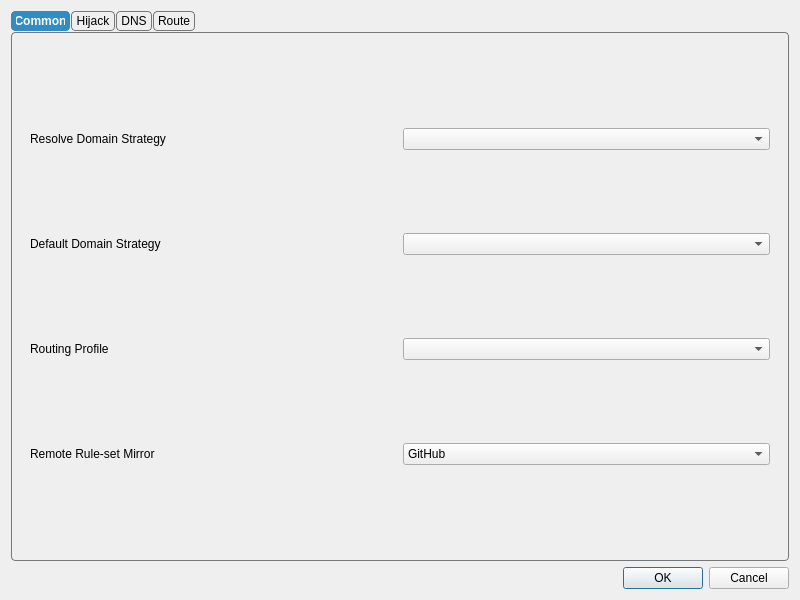
<?xml version="1.0" encoding="UTF-8"?>
<ui version="4.0">
 <class>DialogManageRoutes</class>
 <widget class="QDialog" name="DialogManageRoutes">
  <property name="geometry">
   <rect>
    <x>0</x>
    <y>0</y>
    <width>800</width>
    <height>600</height>
   </rect>
  </property>
  <property name="windowTitle">
   <string>Routes</string>
  </property>
  <layout class="QVBoxLayout" name="verticalLayout">
   <item>
    <widget class="QTabWidget" name="tabWidget">
     <property name="styleSheet">
      <string notr="true">QTabWidget::pane {
    margin-top: 1px;
    border: 1px solid #777777;
    border-radius: 4px;
}

QTabBar {
    background: transparent;
    qproperty-drawBase: 0;
}

QTabBar::tab {
    border: 1px solid #777777;
    border-radius: 4px;

    padding: 2px 4px;
    margin-right: 1px;
}

QTabBar::tab:selected {
    border: 1px solid palette(highlight);
    background: palette(highlight);
    color: palette(highlighted-text);
    font-weight: bold;
}

QTabBar::tab:!selected {
    border: 1px solid #777777;
}

QTabBar::tab:hover:!selected {
    border: 1px solid #777777;
}</string>
     </property>
     <property name="currentIndex">
      <number>0</number>
     </property>
     <widget class="QWidget" name="tab">
      <attribute name="title">
       <string>Common</string>
      </attribute>
      <layout class="QVBoxLayout" name="verticalLayout_3">
       <item>
        <widget class="QWidget" name="widget" native="true">
         <layout class="QGridLayout" name="gridLayout_2">
          <item row="3" column="1">
           <widget class="QComboBox" name="route_prof"/>
          </item>
          <item row="2" column="0">
           <widget class="QLabel" name="label_3">
            <property name="toolTip">
             <string>&lt;html&gt;&lt;head/&gt;&lt;body&gt;&lt;p&gt;Used as default strategy when resolving outbound/dns server Domain addresses&lt;/p&gt;&lt;/body&gt;&lt;/html&gt;</string>
            </property>
            <property name="text">
             <string>Default Domain Strategy</string>
            </property>
           </widget>
          </item>
          <item row="1" column="1">
           <widget class="QComboBox" name="domainStrategyCombo">
            <property name="editable">
             <bool>false</bool>
            </property>
           </widget>
          </item>
          <item row="2" column="1">
           <widget class="QComboBox" name="default_domain_strategy">
            <property name="editable">
             <bool>false</bool>
            </property>
           </widget>
          </item>
          <item row="4" column="0">
           <widget class="QLabel" name="ruleset_mirror_l">
            <property name="text">
             <string>Remote Rule-set Mirror</string>
            </property>
           </widget>
          </item>
          <item row="1" column="0">
           <widget class="QLabel" name="label_6">
            <property name="toolTip">
             <string>&lt;html&gt;&lt;head/&gt;&lt;body&gt;&lt;p&gt;If not empty, resolves domains in requests according to the strategy&lt;/p&gt;&lt;/body&gt;&lt;/html&gt;</string>
            </property>
            <property name="text">
             <string>Resolve Domain Strategy</string>
            </property>
           </widget>
          </item>
          <item row="3" column="0">
           <widget class="QLabel" name="route_prof_l">
            <property name="text">
             <string>Routing Profile</string>
            </property>
           </widget>
          </item>
          <item row="4" column="1">
           <widget class="QComboBox" name="ruleset_mirror">
            <item>
             <property name="text">
              <string>GitHub</string>
             </property>
            </item>
            <item>
             <property name="text">
              <string>jsDelivr(Cloudflare)</string>
             </property>
            </item>
            <item>
             <property name="text">
              <string>jsDelivr(Gcore)</string>
             </property>
            </item>
            <item>
             <property name="text">
              <string>jsDelivr(Quantil)</string>
             </property>
            </item>
            <item>
             <property name="text">
              <string>jsDelivr(Fastly)</string>
             </property>
            </item>
            <item>
             <property name="text">
              <string>jsDelivr(CDN)</string>
             </property>
            </item>
           </widget>
          </item>
         </layout>
        </widget>
       </item>
      </layout>
     </widget>
     <widget class="QWidget" name="tab_4">
      <attribute name="title">
       <string>Hijack</string>
      </attribute>
      <layout class="QVBoxLayout" name="verticalLayout_7">
       <item>
        <widget class="QGroupBox" name="hijack_box">
         <property name="title">
          <string>DNS Server</string>
         </property>
         <layout class="QFormLayout" name="formLayout">
          <item row="0" column="0">
           <widget class="QCheckBox" name="dnshijack_enable">
            <property name="text">
             <string>Enable</string>
            </property>
           </widget>
          </item>
          <item row="0" column="1">
           <widget class="QPushButton" name="dnshijack_what">
            <property name="text">
             <string>How does it work?</string>
            </property>
           </widget>
          </item>
          <item row="3" column="0">
           <widget class="QLabel" name="dnshijack_listenport_l">
            <property name="text">
             <string>Listen Port</string>
            </property>
           </widget>
          </item>
          <item row="3" column="1">
           <widget class="QLineEdit" name="dnshijack_listenport"/>
          </item>
          <item row="4" column="0">
           <widget class="QLabel" name="dnshijack_v4resp_l">
            <property name="text">
             <string>IPv4 Response</string>
            </property>
           </widget>
          </item>
          <item row="4" column="1">
           <widget class="QLineEdit" name="dnshijack_v4resp"/>
          </item>
          <item row="5" column="0">
           <widget class="QLabel" name="dnshijack_v6resp_l">
            <property name="text">
             <string>IPv6 Response</string>
            </property>
           </widget>
          </item>
          <item row="5" column="1">
           <widget class="QLineEdit" name="dnshijack_v6resp"/>
          </item>
          <item row="6" column="0">
           <widget class="QLabel" name="dnshijack_rules_l">
            <property name="toolTip">
             <string>&lt;html&gt;&lt;head/&gt;&lt;body&gt;&lt;p&gt;Following format should be used:&lt;br/&gt;domain:a.com&lt;/p&gt;&lt;p&gt;suffix:a.com&lt;/p&gt;&lt;p&gt;regex:someregex&lt;/p&gt;&lt;p&gt;rule_set:nameOfRuleSet&lt;/p&gt;&lt;/body&gt;&lt;/html&gt;</string>
            </property>
            <property name="text">
             <string>Rules</string>
            </property>
           </widget>
          </item>
          <item row="6" column="1">
           <widget class="QTextEdit" name="dnshijack_rules"/>
          </item>
          <item row="2" column="1">
           <widget class="QCheckBox" name="dnshijack_allow_lan">
            <property name="toolTip">
             <string>&lt;html&gt;&lt;head/&gt;&lt;body&gt;&lt;p&gt;Whether to listen on 0.0.0.0 so that other devices on LAN can use this server&lt;/p&gt;&lt;/body&gt;&lt;/html&gt;</string>
            </property>
            <property name="text">
             <string>Allow Lan to Connect</string>
            </property>
           </widget>
          </item>
         </layout>
        </widget>
       </item>
       <item>
        <widget class="QGroupBox" name="groupBox_3">
         <property name="title">
          <string>Redirect Settings</string>
         </property>
         <layout class="QFormLayout" name="formLayout_2">
          <item row="2" column="1">
           <widget class="QLineEdit" name="redirect_listenport"/>
          </item>
          <item row="2" column="0">
           <widget class="QLabel" name="redirect_listenport_l">
            <property name="text">
             <string>Listen Port</string>
            </property>
           </widget>
          </item>
          <item row="0" column="0">
           <widget class="QCheckBox" name="redirect_enable">
            <property name="text">
             <string>Enable</string>
            </property>
           </widget>
          </item>
          <item row="1" column="1">
           <widget class="QLineEdit" name="redirect_listenaddr"/>
          </item>
          <item row="1" column="0">
           <widget class="QLabel" name="redirect_listenaddr_l">
            <property name="text">
             <string>Listen Address</string>
            </property>
           </widget>
          </item>
         </layout>
        </widget>
       </item>
      </layout>
     </widget>
     <widget class="QWidget" name="tab_3">
      <attribute name="title">
       <string>DNS</string>
      </attribute>
      <layout class="QVBoxLayout" name="verticalLayout_4">
       <item>
        <widget class="QGroupBox" name="simple_dns_box">
         <property name="title">
          <string>Simple DNS Settings</string>
         </property>
         <layout class="QGridLayout" name="gridLayout">
          <item row="2" column="3">
           <layout class="QHBoxLayout" name="horizontalLayout_8">
            <item>
             <widget class="QComboBox" name="direct_dns">
              <property name="sizePolicy">
               <sizepolicy hsizetype="Expanding" vsizetype="Fixed">
                <horstretch>0</horstretch>
                <verstretch>0</verstretch>
               </sizepolicy>
              </property>
              <property name="editable">
               <bool>true</bool>
              </property>
              <item>
               <property name="text">
                <string notr="true">localhost</string>
               </property>
              </item>
              <item>
               <property name="text">
                <string notr="true">223.5.5.5</string>
               </property>
              </item>
              <item>
               <property name="text">
                <string notr="true">119.29.29.29</string>
               </property>
              </item>
              <item>
               <property name="text">
                <string notr="true">178.22.122.100</string>
               </property>
              </item>
              <item>
               <property name="text">
                <string notr="true">77.88.8.8</string>
               </property>
              </item>
             </widget>
            </item>
            <item>
             <widget class="QLabel" name="label_11">
              <property name="text">
               <string>Query Strategy</string>
              </property>
             </widget>
            </item>
            <item>
             <widget class="QComboBox" name="direct_dns_strategy"/>
            </item>
           </layout>
          </item>
          <item row="1" column="3">
           <layout class="QHBoxLayout" name="horizontalLayout_7">
            <item>
             <widget class="QComboBox" name="remote_dns">
              <property name="sizePolicy">
               <sizepolicy hsizetype="Expanding" vsizetype="Fixed">
                <horstretch>0</horstretch>
                <verstretch>0</verstretch>
               </sizepolicy>
              </property>
              <property name="toolTip">
               <string>Remote DNS used for proxy path. Prefer DoH (https://...). Plain UDP/QUIC remote DNS is auto-upgraded to DoH when detoured via proxy.</string>
              </property>
              <property name="editable">
               <bool>true</bool>
              </property>
              <item>
               <property name="text">
                <string notr="true">https://8.8.8.8/dns-query</string>
               </property>
              </item>
              <item>
               <property name="text">
                <string notr="true">https://1.1.1.1/dns-query</string>
               </property>
              </item>
              <item>
               <property name="text">
                <string notr="true">https://9.9.9.9/dns-query</string>
               </property>
              </item>
              <item>
               <property name="text">
                <string notr="true">tls://8.8.8.8</string>
               </property>
              </item>
              <item>
               <property name="text">
                <string notr="true">tls://1.1.1.1</string>
               </property>
              </item>
              <item>
               <property name="text">
                <string notr="true">8.8.8.8</string>
               </property>
              </item>
              <item>
               <property name="text">
                <string notr="true">1.1.1.1</string>
               </property>
              </item>
             </widget>
            </item>
            <item>
             <widget class="QLabel" name="label_10">
              <property name="text">
               <string>Query Strategy</string>
              </property>
             </widget>
            </item>
            <item>
             <widget class="QComboBox" name="remote_dns_strategy"/>
            </item>
            <item>
             <widget class="QLabel" name="remote_dns_hint">
              <property name="styleSheet">
               <string notr="true">color: palette(mid);</string>
              </property>
              <property name="text">
               <string/>
              </property>
              <property name="wordWrap">
               <bool>true</bool>
              </property>
             </widget>
            </item>
           </layout>
          </item>
          <item row="4" column="3">
           <layout class="QHBoxLayout" name="horizontalLayout_5">
            <item>
             <widget class="QLineEdit" name="local_override">
              <property name="placeholderText">
               <string notr="true">1.1.1.1</string>
              </property>
             </widget>
            </item>
           </layout>
          </item>
          <item row="6" column="3">
           <layout class="QHBoxLayout" name="horizontalLayout_3">
            <item>
             <widget class="QComboBox" name="dns_final_out">
              <item>
               <property name="text">
                <string notr="true">remote</string>
               </property>
              </item>
              <item>
               <property name="text">
                <string notr="true">direct</string>
               </property>
              </item>
             </widget>
            </item>
            <item>
             <widget class="QCheckBox" name="enable_fakeip">
              <property name="text">
               <string>Enable FakeIP</string>
              </property>
             </widget>
            </item>
            <item>
             <widget class="QCheckBox" name="enable_dns_routing">
              <property name="toolTip">
               <string>&lt;html&gt;&lt;head/&gt;&lt;body&gt;&lt;p&gt;When enabled, domains destined for direct outbound will also be resolved using direct dns&lt;/p&gt;&lt;/body&gt;&lt;/html&gt;</string>
              </property>
              <property name="text">
               <string>Enable DNS Routing</string>
              </property>
             </widget>
            </item>
           </layout>
          </item>
          <item row="1" column="0">
           <widget class="QLabel" name="label_9">
            <property name="toolTip">
             <string>&lt;html&gt;&lt;head/&gt;&lt;body&gt;&lt;p&gt;examples:&lt;br/&gt;tls://8.8.8.8&lt;br/&gt;https://domain/path&lt;/p&gt;&lt;p&gt;tcp://8.8.8.8:1234&lt;/p&gt;&lt;p&gt;dhcp://auto&lt;/p&gt;&lt;p&gt;h3://domain/path&lt;/p&gt;&lt;p&gt;quic://domain:4632&lt;/p&gt;&lt;p&gt;etc&lt;/p&gt;&lt;/body&gt;&lt;/html&gt;</string>
            </property>
            <property name="text">
             <string>Remote DNS</string>
            </property>
            <property name="buddy">
             <cstring>widget</cstring>
            </property>
           </widget>
          </item>
          <item row="6" column="0">
           <widget class="QLabel" name="dns_final_out_l">
            <property name="text">
             <string>Default DNS server</string>
            </property>
           </widget>
          </item>
          <item row="2" column="0">
           <widget class="QLabel" name="label_8">
            <property name="toolTip">
             <string>This is especially important and it is recommended to use the default value of &quot;localhost&quot;.
If the default value does not work, try changing it to &quot;223.5.5.5&quot;.
For more information, see the document &quot;Configuration/DNS&quot;.</string>
            </property>
            <property name="text">
             <string>Direct DNS</string>
            </property>
           </widget>
          </item>
          <item row="4" column="0">
           <widget class="QLabel" name="label_2">
            <property name="toolTip">
             <string>&lt;html&gt;&lt;head/&gt;&lt;body&gt;&lt;p&gt;Underlying/system DNS used when Core cannot use type=local (notably macOS Tun). Empty on macOS Tun auto-fills 1.1.1.1. Prefer a plain IP such as 1.1.1.1 or 8.8.8.8.&lt;/p&gt;&lt;/body&gt;&lt;/html&gt;</string>
            </property>
            <property name="text">
             <string>Underlying DNS (macOS Tun)</string>
            </property>
           </widget>
          </item>
          <item row="7" column="3">
           <layout class="QHBoxLayout" name="horizontalLayout_6">
            <item>
             <widget class="QLineEdit" name="cache_cap"/>
            </item>
            <item>
             <widget class="QCheckBox" name="disable_cache">
              <property name="text">
               <string>Disable Cache</string>
              </property>
             </widget>
            </item>
            <item>
             <widget class="QCheckBox" name="disable_expire">
              <property name="text">
               <string>Disable Expire</string>
              </property>
             </widget>
            </item>
            <item>
             <widget class="QCheckBox" name="reverse_mapping">
              <property name="text">
               <string>Reverse Mapping</string>
              </property>
             </widget>
            </item>
           </layout>
          </item>
          <item row="7" column="0">
           <widget class="QLabel" name="label_13">
            <property name="text">
             <string>Cache Capacity</string>
            </property>
           </widget>
          </item>
         </layout>
        </widget>
       </item>
       <item>
        <widget class="QGroupBox" name="groupBox_2">
         <property name="title">
          <string>DNS Object Settings</string>
         </property>
         <layout class="QVBoxLayout" name="verticalLayout_5">
          <item>
           <layout class="QHBoxLayout" name="horizontalLayout_4">
            <item>
             <widget class="QCheckBox" name="use_dns_object">
              <property name="text">
               <string>Use DNS Object</string>
              </property>
             </widget>
            </item>
            <item>
             <widget class="QPushButton" name="format_dns_object">
              <property name="sizePolicy">
               <sizepolicy hsizetype="Maximum" vsizetype="Fixed">
                <horstretch>0</horstretch>
                <verstretch>0</verstretch>
               </sizepolicy>
              </property>
              <property name="text">
               <string>Format</string>
              </property>
             </widget>
            </item>
            <item>
             <widget class="QPushButton" name="dns_document">
              <property name="sizePolicy">
               <sizepolicy hsizetype="Maximum" vsizetype="Fixed">
                <horstretch>0</horstretch>
                <verstretch>0</verstretch>
               </sizepolicy>
              </property>
              <property name="text">
               <string>Document</string>
              </property>
             </widget>
            </item>
           </layout>
          </item>
          <item>
           <widget class="QPlainTextEdit" name="dns_object"/>
          </item>
         </layout>
        </widget>
       </item>
      </layout>
     </widget>
     <widget class="QWidget" name="tab_2">
      <attribute name="title">
       <string>Route</string>
      </attribute>
      <layout class="QVBoxLayout" name="verticalLayout_2">
       <item>
        <widget class="QGroupBox" name="route_profiles_box">
         <property name="title">
          <string>Routing Profiles</string>
         </property>
         <layout class="QVBoxLayout" name="verticalLayout_6">
          <item>
           <widget class="QListWidget" name="route_profiles"/>
          </item>
          <item>
           <widget class="QWidget" name="widget_2" native="true">
            <layout class="QHBoxLayout" name="horizontalLayout_2">
             <item>
              <widget class="QPushButton" name="new_route">
               <property name="text">
                <string>New</string>
               </property>
              </widget>
             </item>
             <item>
              <widget class="QPushButton" name="clone_route">
               <property name="text">
                <string>Clone</string>
               </property>
              </widget>
             </item>
             <item>
              <widget class="QPushButton" name="export_route">
               <property name="text">
                <string>Export</string>
               </property>
              </widget>
             </item>
             <item>
              <widget class="QPushButton" name="import_route">
               <property name="text">
                <string>Import</string>
               </property>
              </widget>
             </item>
             <item>
              <widget class="QPushButton" name="edit_route">
               <property name="text">
                <string>Edit</string>
               </property>
              </widget>
             </item>
             <item>
              <widget class="QPushButton" name="delete_route">
               <property name="text">
                <string>Delete</string>
               </property>
              </widget>
             </item>
             <item>
              <widget class="QPushButton" name="update_route">
               <property name="toolTip">
                <string>Update the selected remote routing profile, or all of them</string>
               </property>
               <property name="text">
                <string>Update</string>
               </property>
              </widget>
             </item>
            </layout>
           </widget>
          </item>
         </layout>
        </widget>
       </item>
      </layout>
     </widget>
    </widget>
   </item>
   <item>
    <layout class="QHBoxLayout" name="horizontalLayout">
     <item>
      <widget class="QDialogButtonBox" name="buttonBox">
       <property name="sizePolicy">
        <sizepolicy hsizetype="Preferred" vsizetype="Preferred">
         <horstretch>0</horstretch>
         <verstretch>0</verstretch>
        </sizepolicy>
       </property>
       <property name="standardButtons">
        <set>QDialogButtonBox::StandardButton::Cancel|QDialogButtonBox::StandardButton::Ok</set>
       </property>
      </widget>
     </item>
    </layout>
   </item>
  </layout>
 </widget>
 <tabstops>
  <tabstop>tabWidget</tabstop>
  <tabstop>domainStrategyCombo</tabstop>
  <tabstop>default_domain_strategy</tabstop>
  <tabstop>remote_dns</tabstop>
  <tabstop>remote_dns_strategy</tabstop>
  <tabstop>direct_dns</tabstop>
  <tabstop>direct_dns_strategy</tabstop>
  <tabstop>dns_final_out</tabstop>
  <tabstop>use_dns_object</tabstop>
  <tabstop>format_dns_object</tabstop>
  <tabstop>dns_document</tabstop>
  <tabstop>dns_object</tabstop>
 </tabstops>
 <resources/>
 <connections>
  <connection>
   <sender>buttonBox</sender>
   <signal>rejected()</signal>
   <receiver>DialogManageRoutes</receiver>
   <slot>reject()</slot>
   <hints>
    <hint type="sourcelabel">
     <x>399</x>
     <y>574</y>
    </hint>
    <hint type="destinationlabel">
     <x>399</x>
     <y>299</y>
    </hint>
   </hints>
  </connection>
  <connection>
   <sender>buttonBox</sender>
   <signal>accepted()</signal>
   <receiver>DialogManageRoutes</receiver>
   <slot>accept()</slot>
   <hints>
    <hint type="sourcelabel">
     <x>399</x>
     <y>574</y>
    </hint>
    <hint type="destinationlabel">
     <x>399</x>
     <y>299</y>
    </hint>
   </hints>
  </connection>
 </connections>
</ui>
